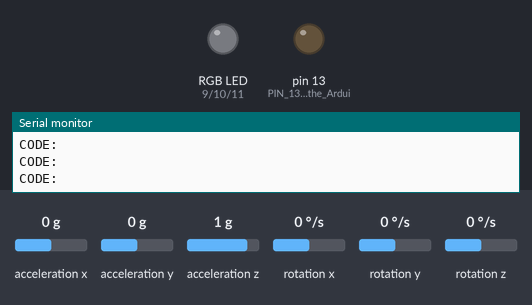
Recording of a sketch running on a simulated Arduino Uno, built with avr-gcc and run on an emulated ATmega328P. On the bench: an RGB LED mixed from three pins (HIGH = lit), output pins drawn as LEDs (lit = HIGH), the last lines printed to the serial monitor. Inputs (shaded band) come from the test bench; at power-on: rotation x 0 °/s, rotation y 0 °/s, rotation z 0 °/s, acceleration x 0 g, acceleration y 0 g, acceleration z 1 g. Random numbers use the default seed unless the sketch sets one.

Above: at 1.2 s.
1.3 s: rotation x set to -125 °/s
4.3 s: rotation x set to -135 °/s
At 4.8 s:
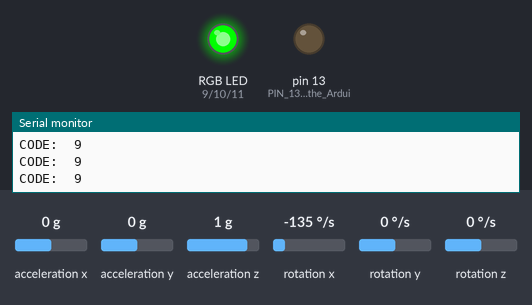
5.8 s: rotation y set to -126 °/s
8.8 s: rotation y set to -134 °/s
At 10.0 s:
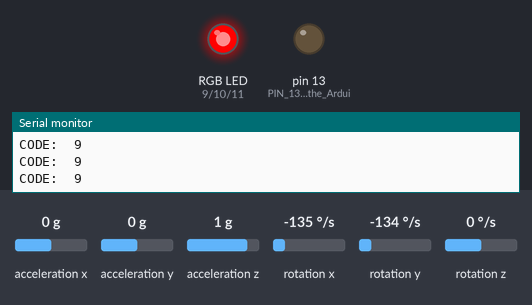
10.3 s: rotation z set to -126 °/s
11.8 s: rotation z set to -133 °/s
At 12.5 s:
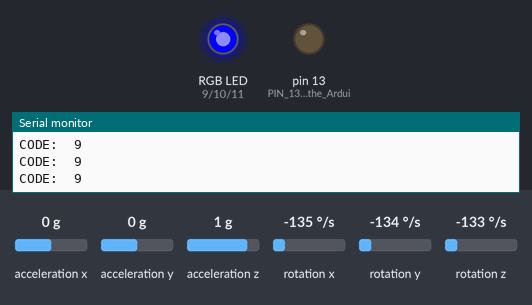
Timing chart, 0 to 14.3 s (numbered marks = the images above; inputs shaded):
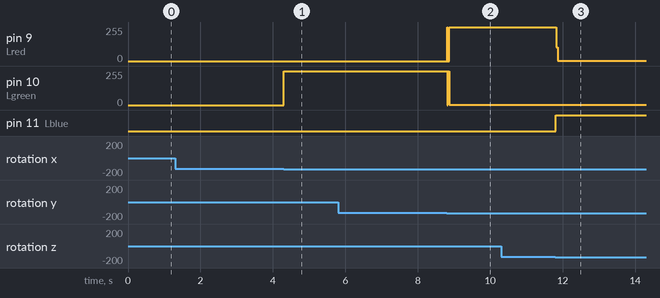

The sketch:

Wavelet.ino
```cpp
// >> LIBRARIES
#include <Wire.h>           //For I2C Devices such as the MPU-6050
#include <IRremote.h>       //For the IR System
#include <SoftwareSerial.h> //For Serial Devices such as the HC-05 Bluetooth Module
#include <MPU6050.h>        //For the MPU-6050 Sensor

// >> GLOBAL DECLARATIONS
// 1. MPU-6050
MPU6050 mpu;
const int MPU_addr = 0x68;                  //I2C address of the MPU-6050
int16_t AcX, AcY, AcZ, GyX, GyY, GyZ;       //Accelerometer & Gyro Variables
char Acx[10], Acy[10], Acz[10],             //String versions of the Variables
     Gyx[10], Gyy[10], Gyz[10];
int  xpt,ypt,zpt,xnt,ynt,znt;
char  gst[5] = "";
int g  = 0;
int lg = 0;
int gx = 0;
int gy = 0;
int gz = 0;
int mxg = 0;
int tm = 0;
int ggap = 10;
int ssty = 130;

// 2. RGB Module
const int Lred = 9;       //RGB Red value
const int Lgreen = 10;    //RGB Green value
const int Lblue = 11;     //RGB Blue value

// 3. IR Module
IRsend irsend;
unsigned int irSignal[6];   //Array containing readings to be sent over IR
int khz = 38;               //38kHz carrier frequency (for the NEC protocol)
int cmd = 0;                //Used to toggle and select between cmd1 and cmd2 while sending
unsigned int cmd1[99]  = {4350, 4300, 550, 1550, 550, 500, 550, 1550, 600, 1550, 550, 500, 550, 550, 550, 1550, 550, 500, 550, 500, 550, 1600, 550, 500, 550, 500, 600, 1550, 550, 1550, 600, 450, 600, 1550, 550, 500, 550, 500, 600, 450, 600, 1550, 550, 1550, 600, 1550, 550, 1550, 600, 1500, 600, 1550, 550, 1550, 600, 1550, 550, 500, 600, 450, 600, 450, 600, 500, 550, 500, 500, 600, 550, 500, 550, 500, 600, 450, 600, 1550, 550, 500, 550, 500, 550, 500, 550, 1600, 550, 1550, 600, 1550, 550, 1550, 550, 500, 550, 1550, 550, 1600, 500, 1600, 550};
unsigned int cmd2[100] = {4350, 4300, 600, 1500, 600, 450, 600, 1500, 600, 1550, 600, 450, 600, 500, 550, 1550, 600, 450, 600, 450, 600, 1550, 600, 450, 550, 500, 600, 1550, 550, 1550, 600, 450, 600, 1550, 600, 450, 600, 1500, 600, 1550, 550, 1550, 600, 1550, 600, 450, 600, 1500, 600, 1500, 600, 1550, 600, 450, 600, 500, 600, 450, 600, 450, 600, 1500, 600, 500, 600, 450, 600, 1550, 600, 1500, 600, 1500, 600, 450, 600, 500, 600, 450, 600, 500, 550, 450, 600, 500, 600, 450, 600, 450, 600, 1550, 600, 1500, 600, 1550, 550, 1550, 600, 1500, 600, 5050 };
                            //Really long arrays that each contain a complete IR signal

// 4. Bluetooth Module
SoftwareSerial WaveBlue(7, 8);    //Uses specified pins for serial communication.
                                  //Format: (RX,TX) -> Recieve/Transmit

void setup()
{ // >> Initialises various components
  Serial.begin(9600);              //Initialises Serial Port to 9600 bps
  WaveBlue.begin(9600);            //Initialise Bluetooth port to 9600 bps
  pinMode(13, OUTPUT);             //PIN 13 controls the Arduino's indicator light

  //INITIALISING SENSOR
  while (!mpu.begin(MPU6050_SCALE_2000DPS, MPU6050_RANGE_2G))
  {                                   //Waits till MPU-6050 responds
    Serial.println("Sensor Error");   //Till response, show error via...
    WaveBlue.write("Sensor Error");     //  ...serial and bluetooth
    delay(500);                       //Small delay between error messages
  }

  mpu.setThreshold(1);              //Tells the sensor how far readings should go before...
                                      //    ...raising an interrupt
  xpt=ypt=zpt=xnt=ynt=znt=ssty;
}

void rgbrand()
{ // >> Generates random colors for RGB LED
  analogWrite(Lred, random(0, 255));    //Random amount of red
  analogWrite(Lgreen, random(0, 255));  //Random amount of green
  analogWrite(Lblue, random(0, 255));   //Random amount of blue
                                        //Combines to form a distinct colour
}

void check_gest()
{
  int i;
  if (g==5)
  strcpy(gst,"0000");
  else if (g!=lg&&g!=0)
  {
    for(i=4;i>0;i--) gst[i] = gst[i-1];
    gst[4]='\0';
    gst[0]=g+'0';
    lg=g;
  }
  Serial.print("CODE:\t");
  Serial.println(gst);
  if (strcmp(gst,"9191")==0||strcmp(gst,"1919")==0)
  {
    Serial.println("Z\n"); //delay(1000);
    WaveBlue.write("Z\n");
    tm=-1;strcpy(gst,"0000");
  }
  if (strcmp(gst,"7373")==0||strcmp(gst,"3737")==0)
  {
    Serial.println("X\n"); //delay(1000);
    WaveBlue.write("X\n");
    tm=-1;strcpy(gst,"0000");
  }
   if (strcmp(gst,"8282")==0||strcmp(gst,"2828")==0)
  {
    Serial.println("Y\n"); //delay(1000);
    WaveBlue.write("Y\n");
    tm=-1;strcpy(gst,"0000");
  }

}

void sendir()
{ // >> Sends VOLTAS ON/OFF signal
  if(cmd==1) irsend.sendRaw(cmd1, sizeof(cmd1), khz);     //Transmits ON/OFF command via IR...
  else irsend.sendRaw(cmd2,sizeof(cmd2), khz);              //  ...and toggles each time
  digitalWrite(13, HIGH); cmd=abs(cmd-1);                 //Blinks Arduino LED and toggles
}

void loop()
{

  //READING NORMALISED SENSOR VALUES

  Vector normGyro  = mpu.readNormalizeGyro();       //Reads Raw Gyroscope values as vector

  //char nGx[10]; dtostrf(normGyro.XAxis, 4, 2, nGx); //Converts Norm Gyro X value to string
  //char nGy[10]; dtostrf(normGyro.YAxis, 4, 2, nGy); //Converts Norm Gyro Y value to string
  //char nGz[10]; dtostrf(normGyro.ZAxis, 4, 2, nGz); //Converts Norm Gyro Z value to string

  //Serial.print("GYRO: \t");Serial.print(nGx);            //Shares Norm Gyro X value over Serial
  //Serial.print("\t");Serial.print(nGy);            //Shares Norm Gyro Y value over Serial
  //erial.print("\t");Serial.println(nGz);          //Shares Norm Gyro Z value over Serial

  //WaveBlue.write(nGx); WaveBlue.write("\t");       //Shares Norm Gyro X value over Bluetooth
  //WaveBlue.write(nGy); WaveBlue.write("\t");       //Shares Norm Gyro Y value over Bluetooth
  //WaveBlue.write(nGz); WaveBlue.write("\n\n");    //Shares Norm Gyro Z value over Bluetooth


  mxg = 0;gx = 0; gy = 0; gz = 0;g = 0;                             //Reset all 'gest' flags


  if (normGyro.XAxis > xpt || normGyro.XAxis < -xnt)              //X-Rotation Detected
  {
    analogWrite(Lred, 0);                                     //Make RGB red value zero
    analogWrite(Lblue, 0);                                    //Make RGB blue value zero
    analogWrite(Lgreen, 255);                                 //Make RGB fully Green
    //delay(100);
    tm=ggap;
    gx = normGyro.XAxis;
  }
  if (normGyro.YAxis > ypt || normGyro.YAxis < -ynt)         //Y-Rotation Detected
  {
    analogWrite(Lred, 255);                                   //Make RGB fully Red
    analogWrite(Lblue, 0);                                    //Make RGB blue value zero
    analogWrite(Lgreen, 0);                                   //Make RGB green value zero
    //delay(100);
    tm=ggap;
    gy = normGyro.YAxis;
  }
  if (normGyro.ZAxis > zpt || normGyro.ZAxis < -znt)         //Z-Rotation Detected
  {
    analogWrite(Lred, 0);                                     //Make RGB red value zero
    analogWrite(Lblue, 255);                                  //Make RGB fully Blue
    analogWrite(Lgreen, 0);                                   //Make RGB green value zero
    //delay(100);
    tm=ggap;
    gz = normGyro.ZAxis;
  }

  if (gx==0||gy==0||gz==0)
  {
    //??
  }

  mxg = max(max(abs(gx),abs(gy)),max(abs(gy),abs(gz)));
  if (mxg!=0)
  {
    if (abs(gx)== mxg) { if(gx>=0) g=1; else g= 9; }
    else if (abs(gy) == mxg) { if(gy>=0) g=2; else g=8; }
    else if (abs(gz) == mxg) { if(gz>=0) g=3; else g=7; }
  }
  else g=0;

  tm--;
  if (tm==0)
  {
    analogWrite(Lred, 255);                       //Make RGB Purple by mixing red
    analogWrite(Lblue, 255);                      //Make RGB Purple by mixing blue
    analogWrite(Lgreen, 0);                       //Make RGB green value zero
    digitalWrite(13, LOW);                        //Turn off Arduino LED
    g=5;
  }
  if (tm<-1000)
  {
    analogWrite(Lred, 255);
    analogWrite(Lblue, 0);
    analogWrite(Lgreen, 0);
    while (!mpu.begin(MPU6050_SCALE_2000DPS, MPU6050_RANGE_2G))
    {                                   //Waits till MPU-6050 responds
      Serial.println("Sensor Error");   //Till response, show error via...
      WaveBlue.write("Sensor Error");     //  ...serial and bluetooth
      analogWrite(Lred, 0);
      delay(500);                       //Small delay between error messages
      analogWrite(Lred, 255);
    }
    analogWrite(Lred, 0);
    delay(500);                       //Small delay between error messages
    analogWrite(Lred, 255);
    g=5;
  }
  check_gest();                                   //Check whether gesture was detected
  //delay(500);                                     //Slight delay to facilitate proper reading
}
```

Measured:
- the behaviour switches between -130 and -131 °/s on rotation x (found by bisection; images 0 and 1)
- the behaviour switches between -130 and -131 °/s on rotation y (found by bisection; images 1 and 2)
- the behaviour switches between -130 and -131 °/s on rotation z (found by bisection; images 2 and 3)
- after the input at 4.3 s, pin 10 (Lgreen): 0/255 → 255/255 at once
- after the input at 8.8 s, pin 9 (Lred): 0/255 → 254/255 at once; pin 10 (Lgreen): 255/255 → 1/255 at once
- after the input at 11.8 s, pin 9 (Lred): 254/255 → 1/255 at once; pin 11 (Lblue): LOW → HIGH at once
